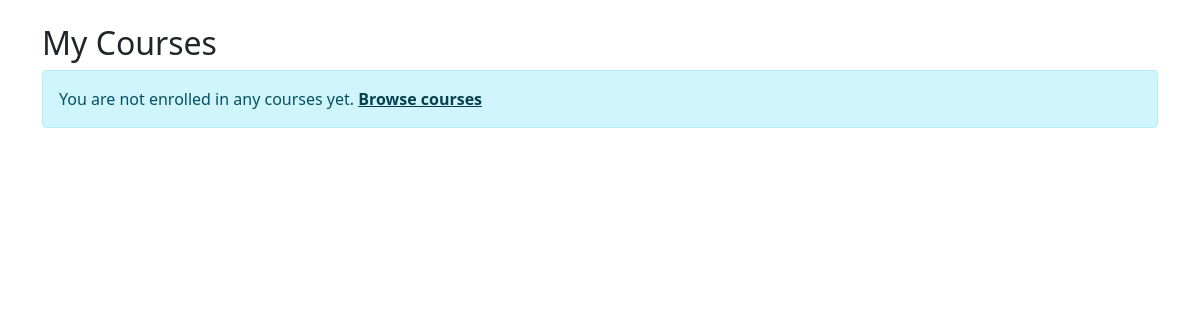
The app's page /my_courses.php (signed in), older data.
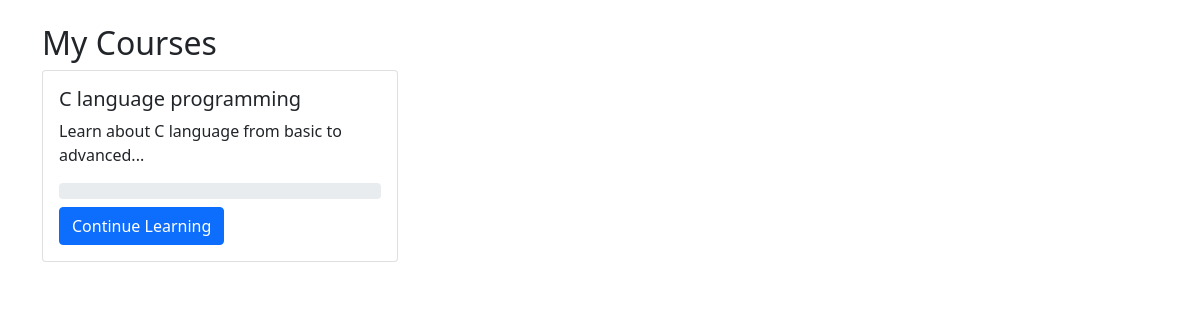
The same page, newer data.
### tables this page shows
CREATE TABLE `enrollments` (
  `id` int(11) NOT NULL,
  `user_id` int(11) DEFAULT NULL,
  `course_id` int(11) DEFAULT NULL,
  `payment_id` varchar(100) DEFAULT NULL,
  `enrolled_at` timestamp NOT NULL DEFAULT current_timestamp(),
  `completed_at` timestamp NULL DEFAULT NULL,
  `progress` int(11) DEFAULT 0,
  `completed` tinyint(1) DEFAULT 0,
  `created_at` timestamp NOT NULL DEFAULT current_timestamp(),
  `updated_at` timestamp NULL DEFAULT NULL ON UPDATE current_timestamp()
);

CREATE TABLE `courses` (
  `id` int(11) NOT NULL,
  `title` varchar(255) NOT NULL,
  `description` text DEFAULT NULL,
  `instructor_id` int(11) DEFAULT NULL,
  `category` varchar(100) DEFAULT NULL,
  `price` decimal(10,2) DEFAULT 0.00,
  `thumbnail` varchar(255) DEFAULT NULL,
  `duration` int(11) DEFAULT 0,
  `level` enum('beginner','intermediate','advanced') DEFAULT 'beginner',
  `created_at` timestamp NOT NULL DEFAULT current_timestamp(),
  `updated_at` timestamp NOT NULL DEFAULT current_timestamp() ON UPDATE current_timestamp()
);

### my_courses.php (the view, shortened to what this page needs)
<?php
require_once 'includes/config.php';
$userId = $_SESSION['user_id'];
$stmt = $pdo->prepare("
    SELECT c.*, e.progress
    FROM courses c
    JOIN enrollments e ON c.id = e.course_id
    WHERE e.user_id = ?
    ORDER BY e.created_at DESC
");
$stmt->execute([$userId]);
$courses = $stmt->fetchAll();
?>
<!DOCTYPE html>
<html lang="en">
<head>
    <link href="https://cdn.jsdelivr.net/npm/bootstrap@5.1.3/dist/css/bootstrap.min.css" rel="stylesheet">
</head>
<body>
    <div class="container mt-4">
        <h2>My Courses</h2>
        <?php if (empty($courses)): ?>
            <div class="alert alert-info">
                You are not enrolled in any courses yet.
                <a href="courses.php" class="alert-link">Browse courses</a>
            </div>
        <?php else: ?>
            <div class="row">
                <?php foreach ($courses as $course): ?>
                    <div class="col-md-4 mb-4">
                        <div class="card">
                            <div class="card-body">
                                <h5 class="card-title"><?php echo htmlspecialchars($course['title']); ?></h5>
                                <p class="card-text"><?php echo substr($course['description'], 0, 100); ?>...</p>
                                <div class="progress mb-2">
                                </div>
                                <a href="course_materials_simple.php?course_id=<?php echo $course['id']; ?>" class="btn btn-primary">
                                    Continue Learning
                                </a>
                            </div>
                        </div>
                    </div>
                <?php endforeach; ?>
            </div>
        <?php endif; ?>
    </div>
</body>
</html>

Row changes from the older to the newer data that the page shows:
added enrollments: course.title "C language programming", course.description "Learn about C language from basic to advanced"
Text that changed along with them:
text no longer shown: "You are not enrolled in any courses yet. Browse courses"
